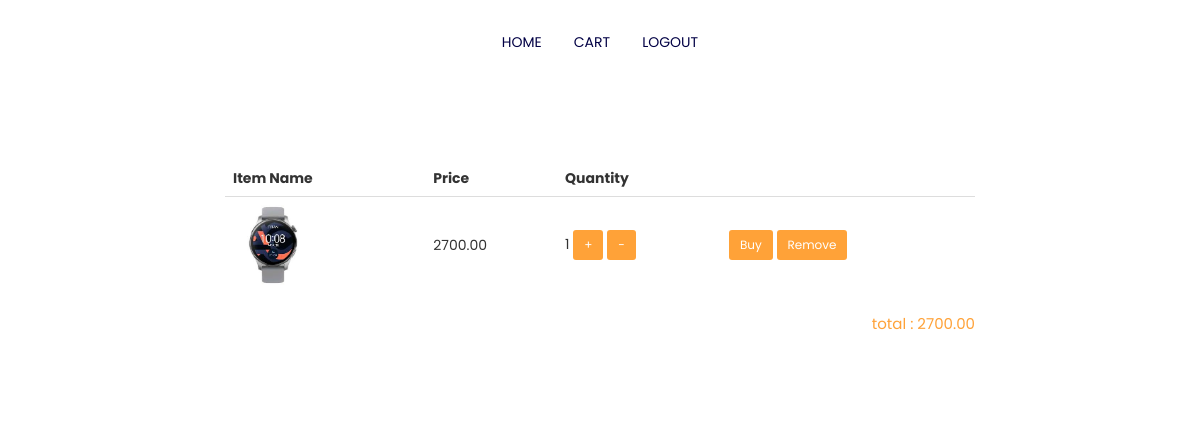
Screenshot of /purchase/cart_items (signed in) with the database file from the repository.
### purchase/models.py (models this page shows, shortened)
class Cart(models.Model):
    cart_id = models.UUIDField(primary_key=True, default=uuid.uuid4, editable=False)
    user = models.ForeignKey(User, models.CASCADE, null=True, blank=True)
    product = models.ForeignKey('products.Products', models.CASCADE, null=True, blank=True)
    quantity = models.CharField(max_length=5, null=True, blank=True)
    amount = models.CharField(max_length=10, null=True, blank=True)
    bought = models.BooleanField(default=False)

### products/models.py (models this page shows, shortened)
class Products(models.Model):
    product_id = models.IntegerField(primary_key=True, auto_created=True, editable=False)
    product_name = models.CharField(max_length=100)
    strap_color = models.CharField(max_length=20)
    highlight = models.TextField()
    price = models.IntegerField()
    active_inactive = models.BooleanField(default=True)
    image = models.ImageField(upload_to="images")

### purchase/views.py (the view)
# urls.py: path('cart_items', cart_items, name='cart_items'),
@login_required()
def cart_items(request):
    if request.method == "GET":
        template_name = 'purchase/cart_list.html'
        user = request.user
        cart_items = Cart.objects.filter(user=user, bought=False)
        total_amount = 0
        for i in cart_items:
            if i.amount !=  None:
                print(i.amount, 'am')
                total_amount += float(i.amount)
        total_amount = "{:.2f}".format(total_amount)
        customer = request.user.id
        context = {'cart_items': cart_items, 'customer': customer, 'total_amount': total_amount}
        return render(request, template_name, context)

### templates/purchase/cart_list.html (shortened to what this page needs)
{% extends 'base.html' %}
{% load static %}
{% block content %}
<div class="page-wrapper">
    <div class="cart shopping">
        <div class="container">
            <div class="row">
                <div class="col-md-8 col-md-offset-2">
                    <div class="block">
                        <div class="product-list">
                            <form method="post">
                                {% if cart_items %}
                                <table class="table">
                                    <thead>
                                    <tr>
                                        <th class="">Item Name</th>
                                        <th class="">Price</th>
                                        <th class="">Quantity</th>
                                    </tr>
                                    </thead>
                                    <tbody>
                                    {% for data in cart_items %}
                                    <tr class="r{{forloop.counter}}">
                                        <td class="">
                                            <div class="product-info">
                                                {% if data.product %}
                                                <img width="80" src="{{data.product.image.url}}" alt="image"/>
                                                {% else %}
                                                <a href="#!" style="color:#ffa238">Product no longer available</a>
                                                {% endif %}
                                            </div>
                                        </td>
                                        <td class="">{{data.amount}}</td>
                                        <td class="">
                                            <div class="single-product-details">
                                                {{data.quantity}}
                                                {% if data.product %}
                                                <a href="{% url 'cart_plus' data.cart_id %}" class="btn btn-sm"
                                                   style="background-color:#ffa238;color:white;">+</a>
                                                <a href="{% url 'cart_minus' data.cart_id %}" class="btn btn-sm"
                                                   style="background-color:#ffa238;color:white;">-</a>
                                                {% endif %}
                                            </div>
                                        </td>
                                        <td class="">
                                             <a href="{% url 'payment_add' data.cart_id %}" class="btn btn-sm"
                                                   style="background-color:#ffa238;color:white;">Buy</a>
                                            <a href="{% url 'remove_from' data.cart_id %}" class="btn btn-sm"
                                               style="background-color:#ffa238;color:white;">Remove</a>
                                        </td>
                                    </tr>
                                    {% endfor %}
                                    </tbody>
                                </table>
                                {% else %}
                                <h3 style="text-align:center"><i
                                        class="tf-ion-android-cart"></i>&emsp;Your Cart is Empty</h3>
                                {% endif %}
                            </form>
                        </div>
                    </div>
                </div>
            </div>
            <div class="row">
                <div class="col-md-8 col-md-offset-2">
                    <div align="right">
                        <p style="color:#ffa238">total : {{total_amount}}</p>
                    </div>
                </div>
            </div>
        </div>
    </div>
</div>
{% endblock %}

### static/css/style.css (style rules this page uses)
body { line-height: 1.5; font-family: "Poppins", sans-serif; -webkit-font-smoothing: antialiased; }
p { font-family: "Poppins", sans-serif; color: #757575; font-size: 15px; }
a, a:focus, a:hover { text-decoration: none; outline: 0; color: #000; }
.page-wrapper { padding: 70px 0; }
.table>thead>tr>th { border:none; }
.product-info img { border-radius: 6px; background-color: #f2f2f2; }
.shopping.cart .product-list .table > tbody > tr > td { vertical-align: middle; }

### rows the page displays
Cart: product.image (picture), amount "2700.00", quantity "1"

### other values shown
{{ total_amount }} "2700.00"
